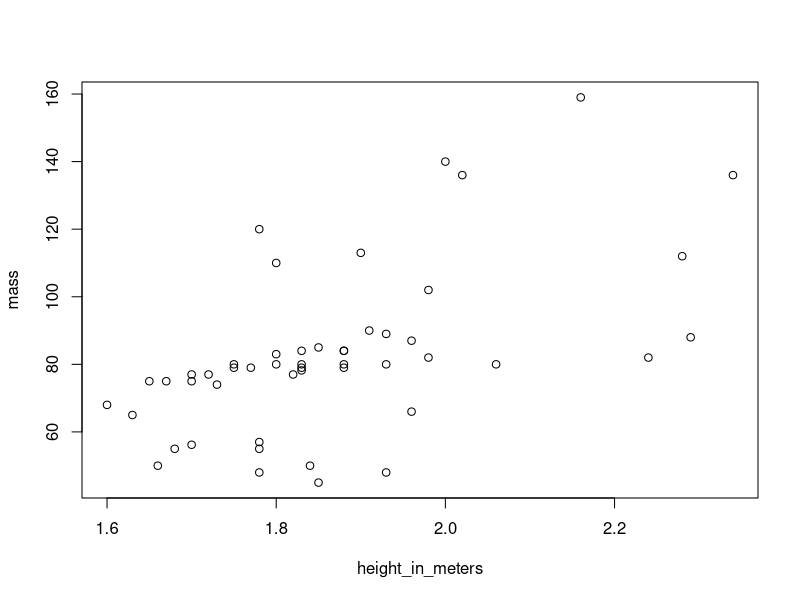

Write the R code that produced this figure.
?mean
?ChickWeight

# Objects and Functions
5 + 6

a <- 5
b <- 6

a + b
sum(a,b)

ages <- c(5, 6)
ages
sum(ages)

names <- c("John", "James")

friends <- data.frame(names, ages)
View(friends)
str(friends)

friends$ages
friends$names

friends[1, 1]
friends[1, ]
friends[ , 1]

#Built in data sets to practice with
data()
View(sleep)


# Installing and using packages
install.packages("tidyverse")
library(tidyverse)

View(starwars)

starwars %>%
  filter(height > 150 & mass < 200) %>% 
  mutate(height_in_meters = height / 100) %>% 
  select(height_in_meters, mass) %>% 
  arrange(mass) %>%
  #View()
  plot()

# Explore
##########

# Data structure and types of variables
View(msleep)

glimpse(msleep)

head(msleep)

class(msleep$name)

length(msleep)

length(msleep$name)

names(msleep)

unique(msleep$vore)

missing <- !complete.cases(msleep)

msleep[missing, ]


# Clean
#########
# Select variables
starwars %>% 
  select(name, height, mass)

starwars %>% 
  select(1:3)

starwars %>% 
  select(ends_with("color"))

# Changing variable order
starwars %>% 
  select(name, mass, height, everything()) %>% 
  View()

# Changing variable names
starwars %>% 
  rename("character" = "name") %>%
  head()

# Changing a variable type
class(starwars$hair_color)

starwars$hair_color <- as.factor(starwars$hair_color)

class(starwars$hair_color)

starwars %>% 
  mutate(hair_color = as.character(hair_color)) %>% 
  glimpse()

# Changing factor levels
df <- starwars
df$sex <- as.factor(df$sex)

levels(df$sex)

df <- df %>% 
  mutate(sex = factor(sex, 
                      levels = c("male", "female", "hermaphroditic", "none"
                                 )))

levels(df$sex)

# Filter rows
starwars %>% 
  select(mass, sex) %>% 
  filter(mass < 55 &
           sex == "male")

# Recode data
starwars %>%
  select(sex) %>% 
  mutate(sex = recode(sex,
                      "male" = "man",
                      "female" = "woman"))

# Dealing with missing data
mean(starwars$height, na.rm = TRUE)

# Dealing with duplicates
Names <- c("Peter", "John", "Andrew", "Peter")
Age <- c(22, 33, 44, 22)

friends2 <- data.frame(Names, Age)

friends2

friends2 %>% 
  distinct()

distinct(friends2)
